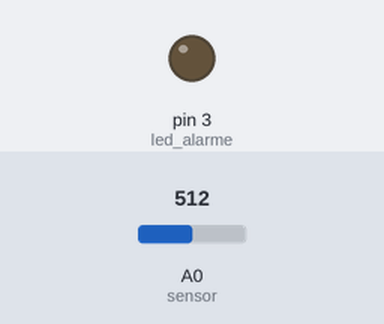
Recording of a sketch running on a simulated Arduino Uno, built with avr-gcc and run on an emulated ATmega328P. Shown: output pins drawn as LEDs (lit = HIGH). Inputs (shaded band) come from the test bench; at power-on: A0 (sensor) = 512. What the sketch prints to the serial monitor is not drawn.

Above: at 0.2 s.
Timing chart, 0 to 1.9 s (numbered marks = the images above):
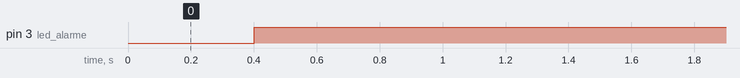

The sketch:

SENSOR_DE_VIBRACAO.ino
```cpp
int led_alarme = 3;
int sensor = A0;

void setup() {
  pinMode(sensor, INPUT);
  pinMode(led_alarme, OUTPUT);
  Serial.begin(9600);
}

void loop() {
  int valor = analogRead(sensor);
  Serial.print("Valor lido: ");
  Serial.println(valor);
  delay(400);

  if(valor > 100) {
  digitalWrite(led_alarme, HIGH);
  }
  if(valor < 101) {
  digitalWrite(led_alarme, LOW);
}

}
```

Measured:
- by itself, pin 3 (led_alarme): LOW → HIGH at 0.40 s
